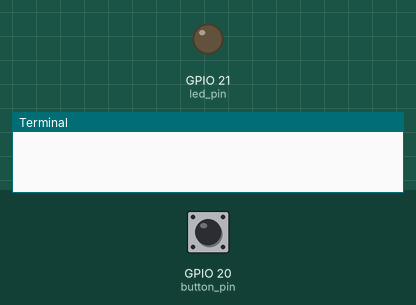
Simulated run of this program. Board: Raspberry Pi (BCM pin numbers). Shown: output pins drawn as LEDs (lit = HIGH), the last lines printed to the terminal. The test bench sets the inputs (shaded band); at power-on: GPIO 20 (button_pin) HIGH.

Above: at 1.2 s.
1.3 s: GPIO 20 (button_pin) pulled LOW for 0.15 s
At 1.4 s:
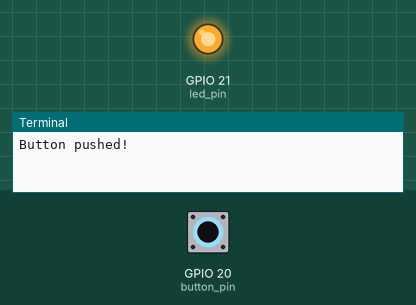
3.0 s: GPIO 20 (button_pin) pulled LOW for 3.2 s
At 6.8 s:
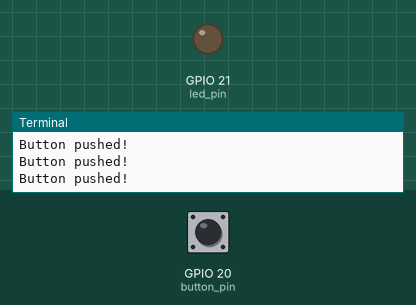
Timing chart, 0 to 8.3 s (numbered marks = the images above; inputs shaded):
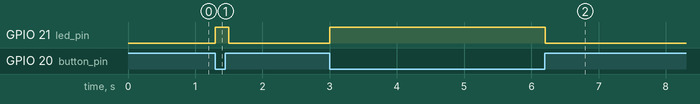

Measured:
- after the input at 1.3 s, GPIO 21 (led_pin): LOW → HIGH at once, → LOW 0.20 s later
- after the input at 3.0 s, GPIO 21 (led_pin): LOW → HIGH at once, → LOW 3.2 s later

The program:

Btn_ex.py
```python
import RPi.GPIO as GPIO
import time

button_pin = 20
led_pin = 21

GPIO.setmode(GPIO.BCM)


# GPIO.setup(button_pin, GPIO.IN, pull_up_down=GPIO.PUD_DOWN)
GPIO.setup(button_pin, GPIO.IN, pull_up_down=GPIO.PUD_UP)
GPIO.setup(led_pin, GPIO.OUT)

try:
	while 1:
		# if GPIO.input(button_pin) == GPIO.HIGH:
		if GPIO.input(button_pin) == GPIO.LOW:
			print("Button pushed!")
			GPIO.output(led_pin,1)
		else:
			GPIO.output(led_pin,0)
		time.sleep(0.1)
finally:
	GPIO.cleanup()
```
